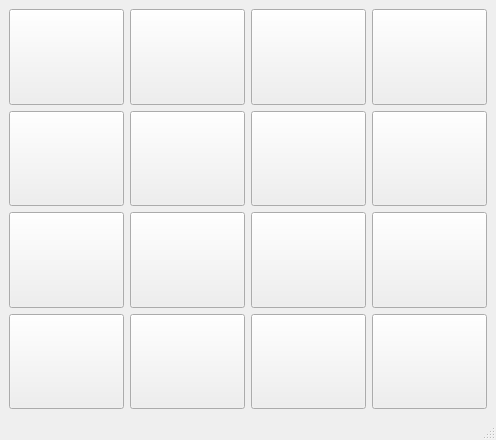
<?xml version="1.0" encoding="UTF-8"?>
<ui version="4.0">
 <class>MainWindow</class>
 <widget class="QMainWindow" name="MainWindow">
  <property name="geometry">
   <rect>
    <x>0</x>
    <y>0</y>
    <width>464</width>
    <height>440</height>
   </rect>
  </property>
  <property name="windowTitle">
   <string>Puzzle</string>
  </property>
  <widget class="QWidget" name="centralwidget">
   <layout class="QGridLayout" name="gridLayout">
    <item row="1" column="1">
     <widget class="QPushButton" name="Button6">
      <property name="sizePolicy">
       <sizepolicy hsizetype="Minimum" vsizetype="Expanding">
        <horstretch>0</horstretch>
        <verstretch>0</verstretch>
       </sizepolicy>
      </property>
      <property name="font">
       <font>
        <pointsize>30</pointsize>
       </font>
      </property>
      <property name="text">
       <string/>
      </property>
     </widget>
    </item>
    <item row="0" column="3">
     <widget class="QPushButton" name="Button4">
      <property name="sizePolicy">
       <sizepolicy hsizetype="Minimum" vsizetype="Expanding">
        <horstretch>0</horstretch>
        <verstretch>0</verstretch>
       </sizepolicy>
      </property>
      <property name="font">
       <font>
        <pointsize>30</pointsize>
       </font>
      </property>
      <property name="text">
       <string/>
      </property>
     </widget>
    </item>
    <item row="3" column="3">
     <widget class="QPushButton" name="Button12">
      <property name="sizePolicy">
       <sizepolicy hsizetype="Minimum" vsizetype="Expanding">
        <horstretch>0</horstretch>
        <verstretch>0</verstretch>
       </sizepolicy>
      </property>
      <property name="font">
       <font>
        <pointsize>30</pointsize>
       </font>
      </property>
      <property name="text">
       <string/>
      </property>
     </widget>
    </item>
    <item row="1" column="2">
     <widget class="QPushButton" name="Button7">
      <property name="sizePolicy">
       <sizepolicy hsizetype="Minimum" vsizetype="Expanding">
        <horstretch>0</horstretch>
        <verstretch>0</verstretch>
       </sizepolicy>
      </property>
      <property name="font">
       <font>
        <pointsize>30</pointsize>
       </font>
      </property>
      <property name="text">
       <string/>
      </property>
     </widget>
    </item>
    <item row="3" column="2">
     <widget class="QPushButton" name="Button11">
      <property name="sizePolicy">
       <sizepolicy hsizetype="Minimum" vsizetype="Expanding">
        <horstretch>0</horstretch>
        <verstretch>0</verstretch>
       </sizepolicy>
      </property>
      <property name="font">
       <font>
        <pointsize>30</pointsize>
       </font>
      </property>
      <property name="text">
       <string/>
      </property>
     </widget>
    </item>
    <item row="0" column="2">
     <widget class="QPushButton" name="Button3">
      <property name="sizePolicy">
       <sizepolicy hsizetype="Minimum" vsizetype="Expanding">
        <horstretch>0</horstretch>
        <verstretch>0</verstretch>
       </sizepolicy>
      </property>
      <property name="font">
       <font>
        <pointsize>30</pointsize>
       </font>
      </property>
      <property name="text">
       <string/>
      </property>
     </widget>
    </item>
    <item row="1" column="0">
     <widget class="QPushButton" name="Button5">
      <property name="sizePolicy">
       <sizepolicy hsizetype="Minimum" vsizetype="Expanding">
        <horstretch>0</horstretch>
        <verstretch>0</verstretch>
       </sizepolicy>
      </property>
      <property name="font">
       <font>
        <pointsize>30</pointsize>
       </font>
      </property>
      <property name="text">
       <string/>
      </property>
     </widget>
    </item>
    <item row="3" column="1">
     <widget class="QPushButton" name="Button10">
      <property name="sizePolicy">
       <sizepolicy hsizetype="Minimum" vsizetype="Expanding">
        <horstretch>0</horstretch>
        <verstretch>0</verstretch>
       </sizepolicy>
      </property>
      <property name="font">
       <font>
        <pointsize>30</pointsize>
       </font>
      </property>
      <property name="text">
       <string/>
      </property>
     </widget>
    </item>
    <item row="0" column="1">
     <widget class="QPushButton" name="Button2">
      <property name="sizePolicy">
       <sizepolicy hsizetype="Minimum" vsizetype="Expanding">
        <horstretch>0</horstretch>
        <verstretch>0</verstretch>
       </sizepolicy>
      </property>
      <property name="font">
       <font>
        <pointsize>30</pointsize>
       </font>
      </property>
      <property name="text">
       <string/>
      </property>
     </widget>
    </item>
    <item row="0" column="0">
     <widget class="QPushButton" name="Button1">
      <property name="sizePolicy">
       <sizepolicy hsizetype="Minimum" vsizetype="Expanding">
        <horstretch>0</horstretch>
        <verstretch>0</verstretch>
       </sizepolicy>
      </property>
      <property name="font">
       <font>
        <pointsize>30</pointsize>
       </font>
      </property>
      <property name="text">
       <string/>
      </property>
     </widget>
    </item>
    <item row="1" column="3">
     <widget class="QPushButton" name="Button8">
      <property name="sizePolicy">
       <sizepolicy hsizetype="Minimum" vsizetype="Expanding">
        <horstretch>0</horstretch>
        <verstretch>0</verstretch>
       </sizepolicy>
      </property>
      <property name="font">
       <font>
        <pointsize>30</pointsize>
       </font>
      </property>
      <property name="text">
       <string/>
      </property>
     </widget>
    </item>
    <item row="3" column="0">
     <widget class="QPushButton" name="Button9">
      <property name="sizePolicy">
       <sizepolicy hsizetype="Minimum" vsizetype="Expanding">
        <horstretch>0</horstretch>
        <verstretch>0</verstretch>
       </sizepolicy>
      </property>
      <property name="font">
       <font>
        <pointsize>30</pointsize>
       </font>
      </property>
      <property name="text">
       <string/>
      </property>
     </widget>
    </item>
    <item row="4" column="0">
     <widget class="QPushButton" name="Button13">
      <property name="sizePolicy">
       <sizepolicy hsizetype="Minimum" vsizetype="Expanding">
        <horstretch>0</horstretch>
        <verstretch>0</verstretch>
       </sizepolicy>
      </property>
      <property name="font">
       <font>
        <pointsize>30</pointsize>
       </font>
      </property>
      <property name="text">
       <string/>
      </property>
     </widget>
    </item>
    <item row="4" column="1">
     <widget class="QPushButton" name="Button14">
      <property name="sizePolicy">
       <sizepolicy hsizetype="Minimum" vsizetype="Expanding">
        <horstretch>0</horstretch>
        <verstretch>0</verstretch>
       </sizepolicy>
      </property>
      <property name="font">
       <font>
        <pointsize>30</pointsize>
       </font>
      </property>
      <property name="text">
       <string/>
      </property>
     </widget>
    </item>
    <item row="4" column="2">
     <widget class="QPushButton" name="Button15">
      <property name="sizePolicy">
       <sizepolicy hsizetype="Minimum" vsizetype="Expanding">
        <horstretch>0</horstretch>
        <verstretch>0</verstretch>
       </sizepolicy>
      </property>
      <property name="font">
       <font>
        <pointsize>30</pointsize>
       </font>
      </property>
      <property name="text">
       <string/>
      </property>
     </widget>
    </item>
    <item row="4" column="3">
     <widget class="QPushButton" name="Button16">
      <property name="sizePolicy">
       <sizepolicy hsizetype="Minimum" vsizetype="Expanding">
        <horstretch>0</horstretch>
        <verstretch>0</verstretch>
       </sizepolicy>
      </property>
      <property name="font">
       <font>
        <pointsize>30</pointsize>
       </font>
      </property>
      <property name="text">
       <string/>
      </property>
     </widget>
    </item>
   </layout>
  </widget>
  <widget class="QMenuBar" name="menubar">
   <property name="geometry">
    <rect>
     <x>0</x>
     <y>0</y>
     <width>464</width>
     <height>33</height>
    </rect>
   </property>
  </widget>
  <widget class="QStatusBar" name="statusbar"/>
 </widget>
 <resources/>
 <connections/>
</ui>
